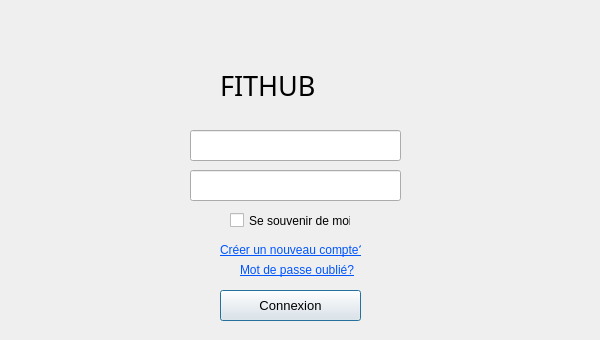
<?xml version="1.0" encoding="UTF-8"?>
<ui version="4.0">
 <class>login</class>
 <widget class="QDialog" name="login">
  <property name="geometry">
   <rect>
    <x>0</x>
    <y>0</y>
    <width>600</width>
    <height>340</height>
   </rect>
  </property>
  <property name="windowTitle">
   <string>Dialog</string>
  </property>
  <widget class="QLineEdit" name="LEidentifiant">
   <property name="geometry">
    <rect>
     <x>190</x>
     <y>130</y>
     <width>211</width>
     <height>31</height>
    </rect>
   </property>
   <property name="font">
    <font>
     <pointsize>11</pointsize>
    </font>
   </property>
   <property name="toolTip">
    <string>&lt;html&gt;&lt;head/&gt;&lt;body&gt;&lt;p&gt;Identifiant&lt;/p&gt;&lt;/body&gt;&lt;/html&gt;</string>
   </property>
   <property name="whatsThis">
    <string>&lt;html&gt;&lt;head/&gt;&lt;body&gt;&lt;p&gt;&lt;br/&gt;&lt;/p&gt;&lt;/body&gt;&lt;/html&gt;</string>
   </property>
   <property name="text">
    <string/>
   </property>
   <property name="alignment">
    <set>Qt::AlignCenter</set>
   </property>
  </widget>
  <widget class="QLabel" name="label_pix">
   <property name="geometry">
    <rect>
     <x>0</x>
     <y>0</y>
     <width>600</width>
     <height>340</height>
    </rect>
   </property>
   <property name="minimumSize">
    <size>
     <width>600</width>
     <height>340</height>
    </size>
   </property>
   <property name="maximumSize">
    <size>
     <width>600</width>
     <height>340</height>
    </size>
   </property>
   <property name="styleSheet">
    <string notr="true">background-image: url(:/Documents/ESPRIT 2A23/Projet C++/Atelier CRUD/Equipement/Template/logo_p.jpg);</string>
   </property>
   <property name="text">
    <string/>
   </property>
  </widget>
  <widget class="QLabel" name="label">
   <property name="geometry">
    <rect>
     <x>240</x>
     <y>260</y>
     <width>121</width>
     <height>20</height>
    </rect>
   </property>
   <property name="text">
    <string>&lt;html&gt;&lt;head/&gt;&lt;body&gt;&lt;p&gt;&lt;span style=&quot; text-decoration: underline; color:#0055ff;&quot;&gt;Mot de passe oublié?&lt;/span&gt;&lt;/p&gt;&lt;/body&gt;&lt;/html&gt;</string>
   </property>
  </widget>
  <widget class="QLabel" name="label_Login_img1">
   <property name="geometry">
    <rect>
     <x>240</x>
     <y>20</y>
     <width>100</width>
     <height>100</height>
    </rect>
   </property>
   <property name="text">
    <string/>
   </property>
  </widget>
  <widget class="QCheckBox" name="checkBox_ssdm">
   <property name="geometry">
    <rect>
     <x>230</x>
     <y>210</y>
     <width>121</width>
     <height>21</height>
    </rect>
   </property>
   <property name="text">
    <string>Se souvenir de moi</string>
   </property>
  </widget>
  <widget class="QPushButton" name="PBconnexion">
   <property name="geometry">
    <rect>
     <x>220</x>
     <y>290</y>
     <width>141</width>
     <height>31</height>
    </rect>
   </property>
   <property name="font">
    <font>
     <pointsize>10</pointsize>
    </font>
   </property>
   <property name="text">
    <string>Connexion</string>
   </property>
  </widget>
  <widget class="QLineEdit" name="LEmotdepasse">
   <property name="geometry">
    <rect>
     <x>190</x>
     <y>170</y>
     <width>211</width>
     <height>31</height>
    </rect>
   </property>
   <property name="font">
    <font>
     <pointsize>11</pointsize>
    </font>
   </property>
   <property name="toolTip">
    <string>&lt;html&gt;&lt;head/&gt;&lt;body&gt;&lt;p&gt;Mot de passe&lt;/p&gt;&lt;/body&gt;&lt;/html&gt;</string>
   </property>
   <property name="inputMethodHints">
    <set>Qt::ImhHiddenText|Qt::ImhNoAutoUppercase|Qt::ImhNoPredictiveText|Qt::ImhSensitiveData</set>
   </property>
   <property name="text">
    <string/>
   </property>
   <property name="echoMode">
    <enum>QLineEdit::Password</enum>
   </property>
   <property name="alignment">
    <set>Qt::AlignCenter</set>
   </property>
  </widget>
  <widget class="QLabel" name="label_cunc">
   <property name="geometry">
    <rect>
     <x>220</x>
     <y>240</y>
     <width>141</width>
     <height>20</height>
    </rect>
   </property>
   <property name="text">
    <string>&lt;html&gt;&lt;head/&gt;&lt;body&gt;&lt;p&gt;&lt;span style=&quot; text-decoration: underline; color:#0055ff;&quot;&gt;Créer un nouveau compte?&lt;/span&gt;&lt;/p&gt;&lt;/body&gt;&lt;/html&gt;</string>
   </property>
  </widget>
  <widget class="QLabel" name="label_2">
   <property name="geometry">
    <rect>
     <x>220</x>
     <y>60</y>
     <width>151</width>
     <height>51</height>
    </rect>
   </property>
   <property name="font">
    <font>
     <family>Lucida Handwriting</family>
     <pointsize>20</pointsize>
     <italic>false</italic>
    </font>
   </property>
   <property name="text">
    <string>FITHUB</string>
   </property>
  </widget>
  <zorder>label_pix</zorder>
  <zorder>LEidentifiant</zorder>
  <zorder>label</zorder>
  <zorder>label_Login_img1</zorder>
  <zorder>checkBox_ssdm</zorder>
  <zorder>PBconnexion</zorder>
  <zorder>LEmotdepasse</zorder>
  <zorder>label_cunc</zorder>
  <zorder>label_2</zorder>
 </widget>
 <resources/>
 <connections/>
</ui>
